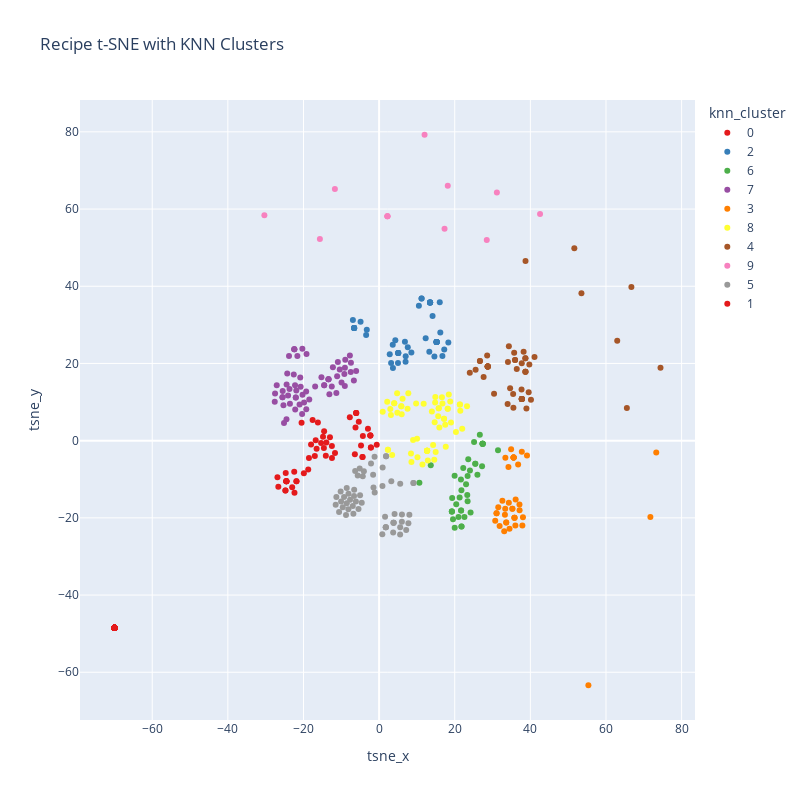

Here is the notebook cell this chart was saved with:
### Code cell
import plotly.express as px

# Ensure knn_cluster is treated as categorical
processed_df['knn_cluster'] = processed_df['knn_cluster'].astype(str)

# Optional: create hover text
processed_df['hover_text'] = processed_df.apply(
    lambda row: f"<b>{row['title']}</b><br>Ingredients:<br>" + "<br>".join(row['normalized_ingredients']),
    axis=1
)

# Use a discrete color palette similar to matplotlib 'tab10'
color_palette = px.colors.qualitative.Set1  # Set1 is 9 colors; for 10 clusters, Plotly will cycle colors

fig = px.scatter(
    processed_df,
    x='tsne_x',
    y='tsne_y',
    color='knn_cluster',              # discrete clusters
    hover_data={'hover_text': True, 'tsne_x': False, 'tsne_y': False},
    color_discrete_sequence=color_palette,
    title='Recipe t-SNE with KNN Clusters',
    width=800,   # figure width
    height=800    # figure height
)

# Show hover text nicely
fig.update_traces(hovertemplate='%{customdata[0]}')

fig.show()
